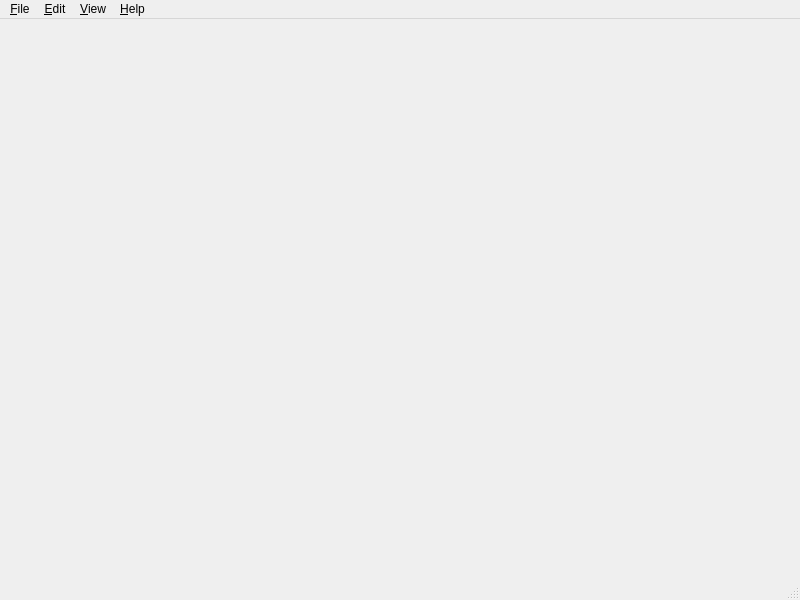
<?xml version="1.0" encoding="UTF-8"?>
<ui version="4.0">
 <class>MainWindow</class>
 <widget class="QMainWindow" name="MainWindow">
  <property name="geometry">
   <rect>
    <x>0</x>
    <y>0</y>
    <width>800</width>
    <height>600</height>
   </rect>
  </property>
  <property name="windowTitle">
   <string>MainWindow</string>
  </property>
  <widget class="QWidget" name="m_central_widget"/>
  <widget class="QMenuBar" name="m_menu_bar">
   <property name="geometry">
    <rect>
     <x>0</x>
     <y>0</y>
     <width>800</width>
     <height>22</height>
    </rect>
   </property>
   <widget class="QMenu" name="m_menu_file">
    <property name="title">
     <string>&amp;File</string>
    </property>
    <widget class="QMenu" name="m_menu_open_recent">
     <property name="title">
      <string>Open &amp;Recent</string>
     </property>
     <addaction name="separator"/>
     <addaction name="m_action_clear_recent"/>
    </widget>
    <widget class="QMenu" name="m_menu_new">
     <property name="title">
      <string>&amp;New</string>
     </property>
     <addaction name="m_action_new_project"/>
    </widget>
    <addaction name="m_menu_new"/>
    <addaction name="m_action_open"/>
    <addaction name="m_menu_open_recent"/>
    <addaction name="m_action_close_project"/>
    <addaction name="separator"/>
    <addaction name="m_action_settings"/>
    <addaction name="separator"/>
    <addaction name="m_action_save"/>
    <addaction name="m_action_save_all"/>
    <addaction name="separator"/>
    <addaction name="m_action_exit"/>
   </widget>
   <widget class="QMenu" name="m_menu_edit">
    <property name="title">
     <string>&amp;Edit</string>
    </property>
    <addaction name="m_action_undo"/>
    <addaction name="m_action_redo"/>
    <addaction name="separator"/>
    <addaction name="m_action_cut"/>
    <addaction name="m_action_copy"/>
    <addaction name="m_action_delete"/>
   </widget>
   <widget class="QMenu" name="m_menu_view">
    <property name="title">
     <string>&amp;View</string>
    </property>
    <widget class="QMenu" name="m_menu_views_and_toolbars">
     <property name="title">
      <string>Views and Toolbars</string>
     </property>
    </widget>
    <addaction name="m_menu_views_and_toolbars"/>
   </widget>
   <widget class="QMenu" name="m_menu_help">
    <property name="title">
     <string>&amp;Help</string>
    </property>
    <addaction name="m_action_about"/>
   </widget>
   <addaction name="m_menu_file"/>
   <addaction name="m_menu_edit"/>
   <addaction name="m_menu_view"/>
   <addaction name="m_menu_help"/>
  </widget>
  <widget class="QStatusBar" name="m_status_bar"/>
  <action name="m_action_clear_recent">
   <property name="text">
    <string>Clear Recent</string>
   </property>
  </action>
  <action name="m_action_new_project">
   <property name="text">
    <string>New Project</string>
   </property>
  </action>
  <action name="m_action_open">
   <property name="text">
    <string>&amp;Open...</string>
   </property>
  </action>
  <action name="m_action_close_project">
   <property name="text">
    <string>Close Project</string>
   </property>
  </action>
  <action name="m_action_settings">
   <property name="text">
    <string>Settings...</string>
   </property>
  </action>
  <action name="m_action_save">
   <property name="text">
    <string>&amp;Save</string>
   </property>
  </action>
  <action name="m_action_save_as">
   <property name="text">
    <string>&amp;Save As</string>
   </property>
  </action>
  <action name="m_action_save_all">
   <property name="text">
    <string>&amp;Save All</string>
   </property>
  </action>
  <action name="m_action_exit">
   <property name="text">
    <string>&amp;Exit</string>
   </property>
  </action>
  <action name="m_action_undo">
   <property name="text">
    <string>&amp;Undo</string>
   </property>
  </action>
  <action name="m_action_redo">
   <property name="text">
    <string>&amp;Redo</string>
   </property>
  </action>
  <action name="m_action_cut">
   <property name="text">
    <string>&amp;Cut</string>
   </property>
  </action>
  <action name="m_action_copy">
   <property name="text">
    <string>&amp;Copy</string>
   </property>
  </action>
  <action name="m_action_delete">
   <property name="text">
    <string>&amp;Delete</string>
   </property>
  </action>
  <action name="m_action_about">
   <property name="text">
    <string>&amp;About...</string>
   </property>
  </action>
 </widget>
 <resources/>
 <connections/>
</ui>
